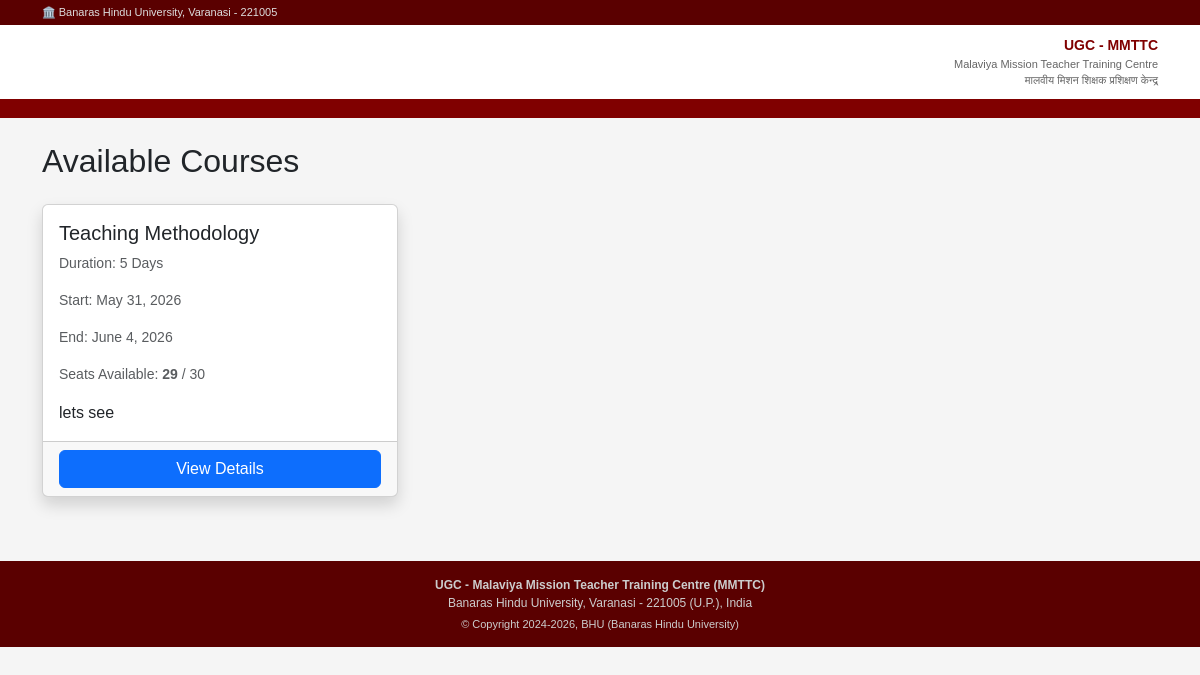
The app's page /courses/available/, older data.
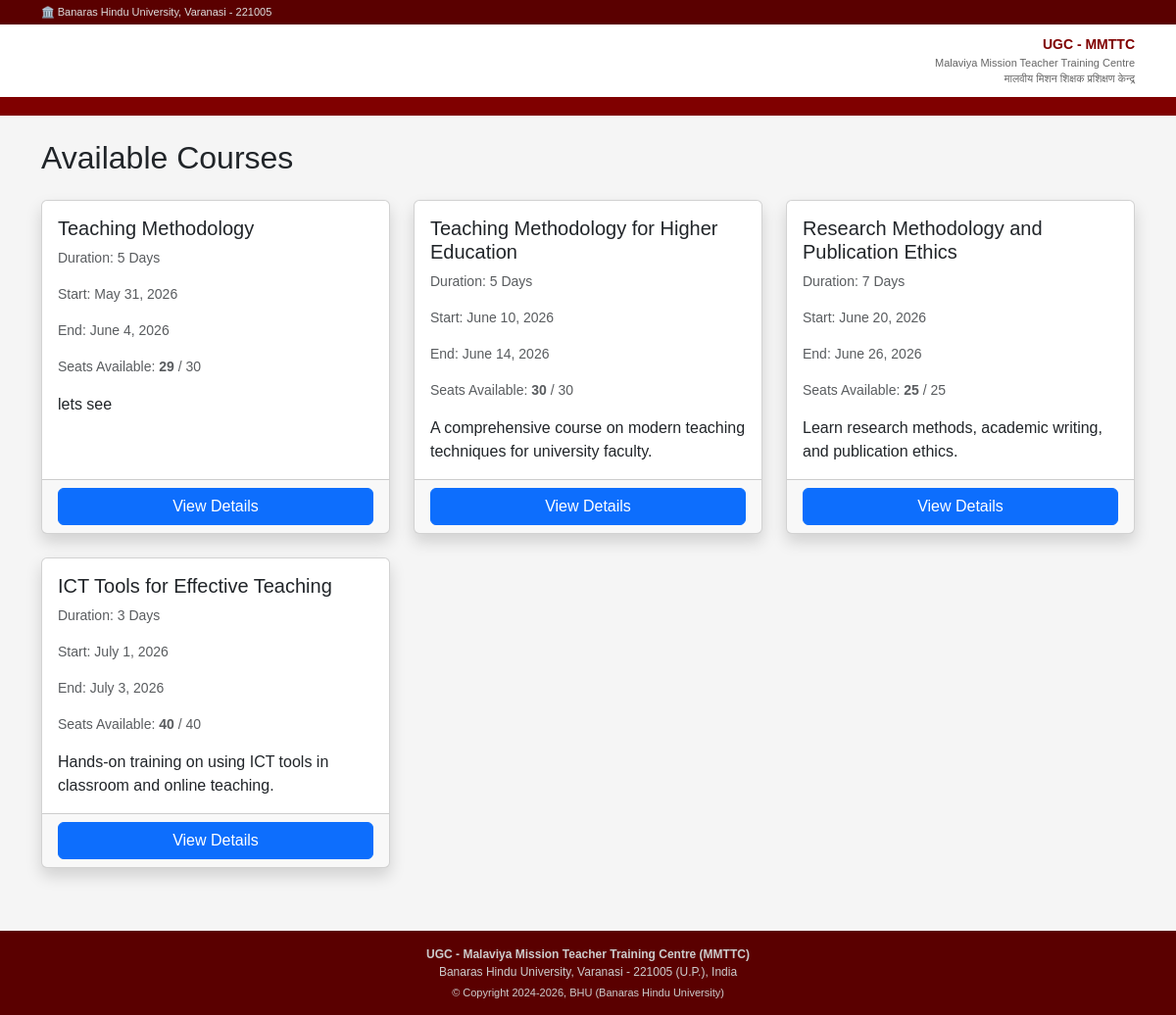
The same page, newer data.
### courses/models.py (models this page shows, shortened)
class Course(models.Model):
    title = models.CharField(max_length=255)
    description = models.TextField()
    eligibility = models.TextField()
    duration = models.CharField(max_length=100)
    start_date = models.DateField()
    end_date = models.DateField()
    total_seats = models.IntegerField()
    seats_filled = models.IntegerField(default=0)
    is_visible = models.BooleanField(default=True)
    is_closed = models.BooleanField(default=False)
    created_by = models.ForeignKey(CustomUser, on_delete=models.SET_NULL, null=True)
    created_at = models.DateTimeField(auto_now_add=True)
    def seats_available(self):
        return self.total_seats - self.seats_filled

### courses/views.py (the view)
# urls.py: path('available/', views.applicant_course_list, name='applicant_course_list'),    # new
def applicant_course_list(request):
    courses = Course.objects.filter(is_visible=True, is_closed=False)
    return render(request, 'courses/applicant_course_list.html', {'courses': courses})

### templates/courses/applicant_course_list.html
{% extends 'base.html' %}
{% block content %}
<div class="container mt-4">
    <h2 class="mb-4">Available Courses</h2>
    {% if courses %}
    <div class="row">
        {% for course in courses %}
        <div class="col-md-4 mb-4">
            <div class="card shadow h-100">
                <div class="card-body">
                    <h5 class="card-title">{{ course.title }}</h5>
                    <p class="text-muted small">Duration: {{ course.duration }}</p>
                    <p class="text-muted small">Start: {{ course.start_date }}</p>
                    <p class="text-muted small">End: {{ course.end_date }}</p>
                    <p class="text-muted small">
                        Seats Available:
                        <strong>{{ course.seats_available }}</strong> / {{ course.total_seats }}
                    </p>
                    <p class="card-text">{{ course.description|truncatewords:20 }}</p>
                </div>
                <div class="card-footer">
                    <a href="{% url 'course_detail' course.pk %}" class="btn btn-primary w-100">View Details</a>
                </div>
            </div>
        </div>
        {% endfor %}
    </div>
    {% else %}
        <div class="alert alert-info">No courses available at the moment.</div>
    {% endif %}
</div>
{% endblock %}

Row changes from the older to the newer data that the page shows:
added Course: title "Teaching Methodology for Higher Education", duration "5 Days", start_date "June 10, 2026", end_date "June 14, 2026", seats_available "30", total_seats "30", description "A comprehensive course on modern teaching techniques for university faculty."
added Course: title "Research Methodology and Publication Ethics", duration "7 Days", start_date "June 20, 2026", end_date "June 26, 2026", seats_available "25", total_seats "25", description "Learn research methods, academic writing, and publication ethics."
added Course: title "ICT Tools for Effective Teaching", duration "3 Days", start_date "July 1, 2026", end_date "July 3, 2026", seats_available "40", total_seats "40", description "Hands-on training on using ICT tools in classroom and online teaching."
